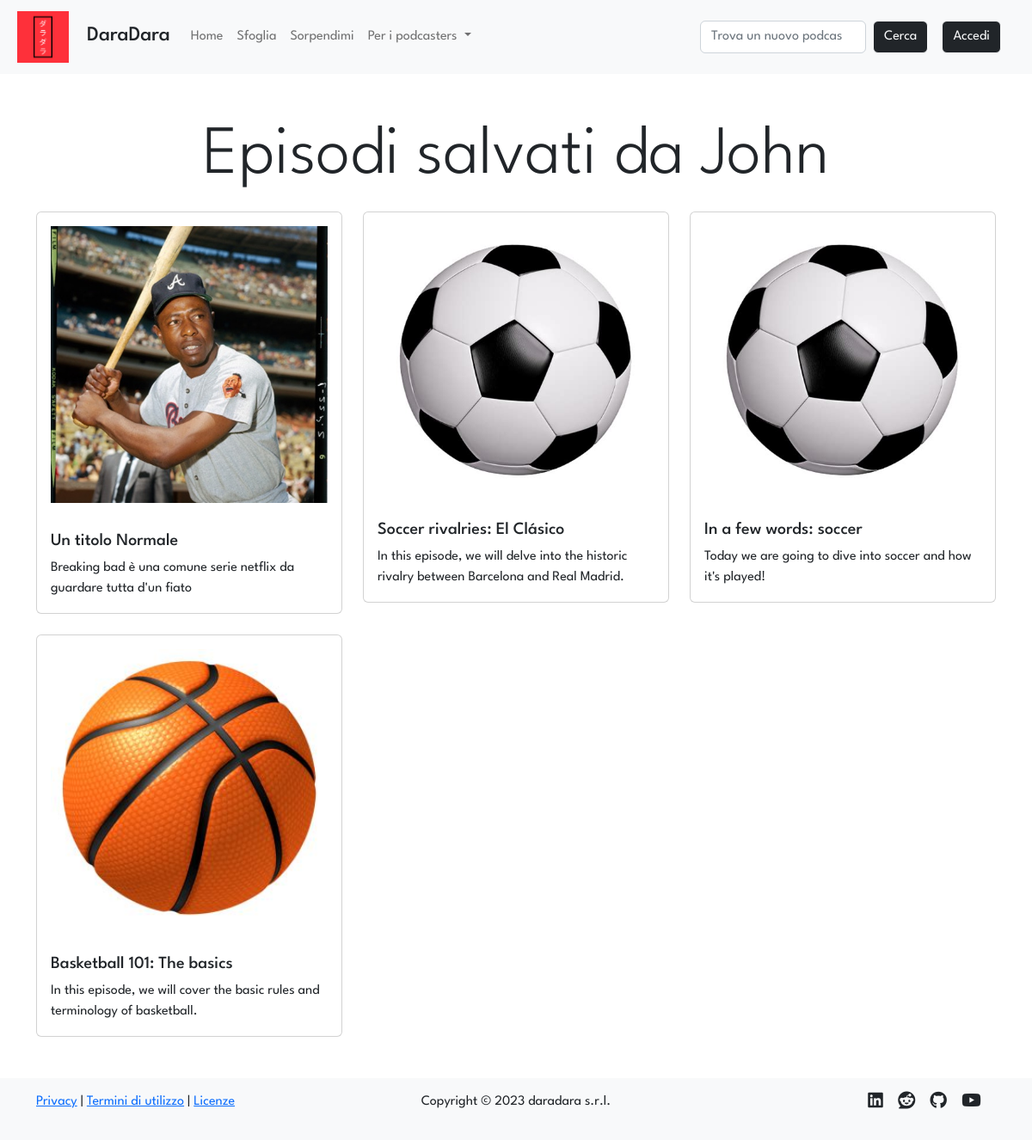
/profile/1/saves, run on the app's committed database.
### tables this page shows
CREATE TABLE "users" (
	"id"	INTEGER NOT NULL UNIQUE,
	"email"	TEXT NOT NULL UNIQUE,
	"password"	TEXT NOT NULL,
	"name"	TEXT NOT NULL,
	"surname"	TEXT NOT NULL,
	"propic"	TEXT NOT NULL,
	"priv_owned"	INTEGER NOT NULL DEFAULT 0,
	"priv_follows"	INTEGER NOT NULL DEFAULT 0,
	"priv_saves"	INTEGER NOT NULL DEFAULT 0,
	PRIMARY KEY("id" AUTOINCREMENT)
);

CREATE TABLE "episodes" (
	"id"	INTEGER NOT NULL UNIQUE,
	"title"	TEXT NOT NULL,
	"description"	TEXT NOT NULL,
	"audio"	TEXT NOT NULL,
	"timestamp"	TEXT NOT NULL,
	"id_podcast"	INTEGER NOT NULL,
	FOREIGN KEY("id_podcast") REFERENCES "podcasts"("id"),
	PRIMARY KEY("id" AUTOINCREMENT)
);

CREATE TABLE "podcasts" (
	"id"	INTEGER NOT NULL UNIQUE,
	"title"	TEXT NOT NULL UNIQUE,
	"desc"	TEXT NOT NULL,
	"img"	TEXT NOT NULL,
	"id_user"	INTEGER NOT NULL,
	FOREIGN KEY("id_user") REFERENCES "users"("id"),
	PRIMARY KEY("id" AUTOINCREMENT)
);

### app.py (the view)
@app.route('/profile/<int:id>/saves')
def saves(id: int):
    user = dao.get_user(id)
    if user:
        episodes = dao.get_saves_join_episodes_podcasts(id)
        is_owner = False
        if current_user.is_authenticated and current_user.id == id: # type: ignore
            is_owner = True
        return render_template('saves.html', episodes=episodes, user=user, is_owner=is_owner)
    else:
        flash('Il profilo cercato non esiste', 'warning')
        return redirect('index')

### data/dao.py (called while the page is built)
def get_saves_join_episodes_podcasts(id_user):
    conn, cursor = connect()
    saves = False
    try:
        sql = 'SELECT podcasts.id AS "id", episodes.id AS "ep_id", episodes.title AS "title", episodes.description "desc", podcasts.img AS "img", podcasts.title AS "podcast_title" FROM saves, episodes, podcasts WHERE saves.id_ep = episodes.id AND episodes.id_podcast = podcasts.id AND saves.id_user = ? ORDER BY saves.timestamp DESC' #TODO! ORDER BY saves.timestamp
        cursor.execute(sql, (id_user,))
        saves = cursor.fetchall()
    except Exception as e:
        print(e)
    close(conn, cursor)
    return saves

def get_user(id):
    conn, cursor = connect()
    user = False
    try:
        sql = 'SELECT * FROM users WHERE id = ?'
        cursor.execute(sql, (id,))
        user = cursor.fetchone()
    except Exception as e:
        print(e)
    close(conn, cursor)
    return user

def connect():
    conn = sqlite3.connect(PATH)
    conn.row_factory = sqlite3.Row
    cursor = conn.cursor()
    return conn, cursor

def close(conn, cursor):
    cursor.close()
    conn.close()

### templates/saves.html (shortened to what this page needs)
{% extends 'layout.html' %}
{% block content %}
{% if episodes %}
<div class="row">
    {% if is_owner %}
        <p class="text-center display-1">I tuoi episodi salvati</p>
    {% else %}
        <p class="text-center display-1">Episodi salvati da {{user.name}}</p>
    {% endif %}
</div>
<div class="row row-cols-1 row-cols-md-3 g-4">
        {% for episode in episodes %}
        <div class="col">
        <div class="card">
            <img class="card-img-top img-fluid p-1 p-lg-3" src="{{url_for('static', filename='uploads/images/covers/'+episode.id|string+episode.img)}}" class="card-img-left img-fluid h-100 w-100 d-block mx-auto" alt="episode {{episode.title}} image">
            <div class="card-body">
                <h5 class="card-title">{{episode.title}}</h5>
                <p class="card-text">{{episode.desc}}</p>
            </div>
        </div>
        </div>
        {% endfor %}
</div>
{% elif not episodes and is_owner%}
<div class="row">
    <p class="text-center display-1">Non hai salvato nessun episodio 😢</p>
    <p class="text-center"><small>(per ora...)</small></p>
</div>
{% elif not episodes and not is_owner %}
<div class="row">
    <p class="text-center display-1">{{user.name}} non ha salvato nessun episodio 😢</p>
    <p class="text-center"><small>(per ora...)</small></p>
</div>
{% endif %}
{% endblock %}

### static/stylesheets/layout.css (style rules this page uses)
* { font-family: 'League Spartan', sans-serif; }

### data on the page
users: name "John"
episodes: img (picture), title "Un titolo Normale", desc "Breaking bad è una comune serie netflix da guardare tutta d'un fiato"
episodes: img (picture), title "Soccer rivalries: El Clásico", desc "In this episode, we will delve into the historic rivalry between Barcelona and Real Madrid."
episodes: img (picture), title "In a few words: soccer", desc "Today we are going to dive into soccer and how it's played!"
episodes: img (picture), title "Basketball 101: The basics", desc "In this episode, we will cover the basic rules and terminology of basketball."
